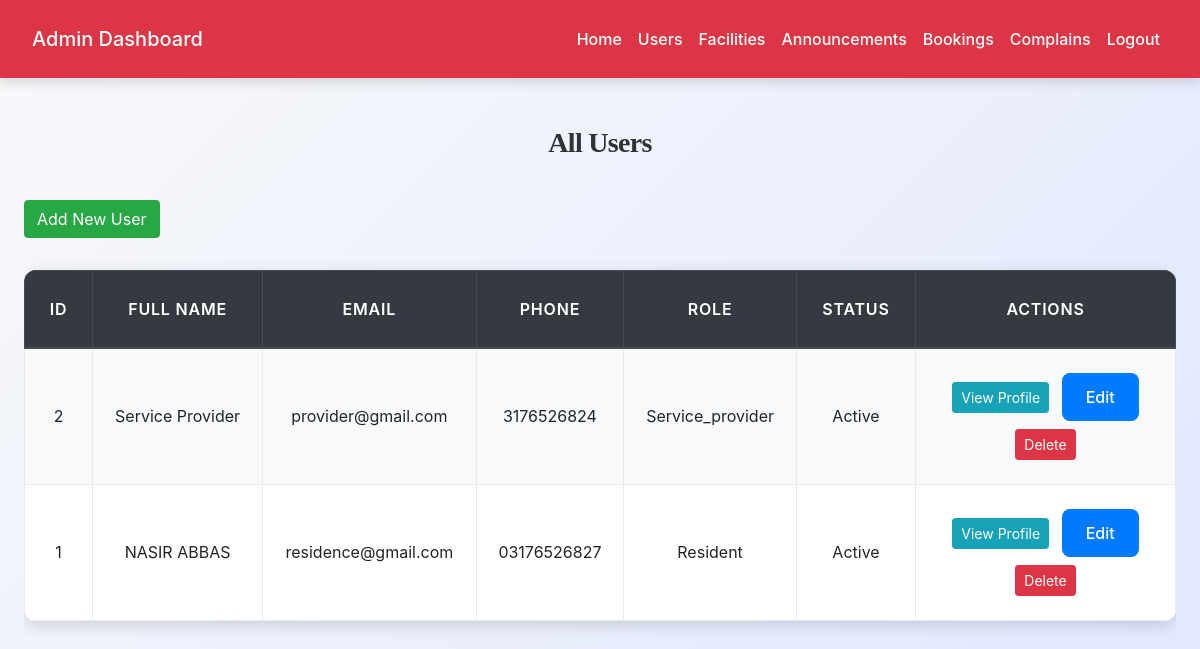
Page /admin/view_users.php (signed in) on the committed database.
### tables this page shows
CREATE TABLE `users` (
  `id` int(11) NOT NULL,
  `full_name` varchar(100) NOT NULL,
  `email` varchar(100) NOT NULL,
  `phone` varchar(20) DEFAULT NULL,
  `password` varchar(255) NOT NULL,
  `role` enum('admin','resident','service_provider') NOT NULL,
  `address` text DEFAULT NULL,
  `profile_picture` varchar(255) DEFAULT NULL,
  `status` enum('active','inactive','pending') DEFAULT 'pending',
  `house_no` varchar(20) DEFAULT NULL,
  `block` varchar(20) DEFAULT NULL,
  `service_type` varchar(50) DEFAULT NULL,
  `experience_years` int(11) DEFAULT NULL,
  `created_at` timestamp NOT NULL DEFAULT current_timestamp(),
  `updated_at` timestamp NOT NULL DEFAULT current_timestamp() ON UPDATE current_timestamp()
);

### admin/view_users.php (the view, shortened to what this page needs)
<?php
include('config.php');
$result = mysqli_query($conn, "SELECT id, full_name, email, phone, role, status FROM users ORDER BY id DESC");
?>
<!DOCTYPE html>
<html>
<head>
    <link rel="stylesheet"
          href="https://maxcdn.bootstrapcdn.com/bootstrap/4.5.2/css/bootstrap.min.css">
    <link rel="stylesheet" href="../css/style.css">
</head>
<body>
<?php include('admin_navbar.php'); ?>
<div class="container mt-5">
        <h3>All Users</h3>
        <a href="add_users.php" class="btn btn-success">Add New User</a>
    <div class="table-responsive">
        <table class="table table-bordered table-striped">
            <thead class="thead-dark">
            <tr>
                <th>ID</th>
                <th>Full Name</th>
                <th>Email</th>
                <th>Phone</th>
                <th>Role</th>
                <th>Status</th>
                <th width="260">Actions</th>
            </tr>
            </thead>
            <tbody>
            <?php while ($row = mysqli_fetch_assoc($result)): ?>
                <tr>
                    <td><?= $row['id'] ?></td>
                    <td><?= htmlspecialchars($row['full_name']) ?></td>
                    <td><?= htmlspecialchars($row['email']) ?></td>
                    <td><?= htmlspecialchars($row['phone']) ?></td>
                    <td><?= ucfirst($row['role']) ?></td>
                    <td><?= ucfirst($row['status']) ?></td>
                    <td>
                        <a href="view_profile.php?id=<?= $row['id'] ?>" class="btn btn-info btn-sm m-1">
                            View Profile
                        </a>
                        <a href="edit_user.php?id=<?= $row['id'] ?>" class="btn btn-primary btn-sm m-1">
                            Edit
                        </a>
                        <a href="?delete=<?= $row['id'] ?>"
                           onclick="return confirm('Are you sure you want to delete this user?');"
                           class="btn btn-danger btn-sm m-1">
                            Delete
                        </a>
                    </td>
                </tr>
            <?php endwhile; ?>
            </tbody>
        </table>
    </div>
</div>
</body>
</html>

### css/style.css (style rules this page uses)
:root { --primary: #007bff; --secondary: #6c757d; --success: #28a745; --info: #17a2b8; --warning: #ffc107; --danger: #dc3545; --light: #f8f9fa; --dark: #2d3436; --accent: #ff6f61; --highlight: #6f42c1; --shadow: rgba(0, 0, 0, 0.15); --transition: all 0.3s ease-in-out; }
body { font-family: 'Inter', 'Segoe UI', Tahoma, Geneva, Verdana, sans-serif; background: linear-gradient(135deg, var(--light) 0%, #e0e7ff 100%); color: var(--dark); line-height: 1.8; margin: 0; padding: 0; min-height: 100vh; font-size: 16px; }
h1, h2, h3, h4 { text-align: center; margin: 2.5rem 0; font-family: 'Georgia', 'Times New Roman', serif; color: var(--dark); font-weight: 700; letter-spacing: -0.025em; }
h3 { font-size: 1.75rem; }
.container { max-width: 1200px; margin: 0 auto 3rem; padding: 0 1.5rem; }
.table { width: 100%; border-collapse: collapse; margin: 2rem 0; font-size: 1rem; background-color: #ffffff; border-radius: 12px; overflow: hidden; box-shadow: 0 4px 16px var(--shadow); transition: var(--transition); }
.table th, .table td { padding: 1.25rem; border: 1px solid #e9ecef; text-align: center; vertical-align: middle; }
.table thead th { background-color: rgb(0, 0, 0); color: white; font-weight: 600; text-transform: uppercase; letter-spacing: 0.05em; padding: 1.5rem; }
.table tbody tr { transition: var(--transition); }
.table tbody tr:nth-child(odd) { background-color: var(--light); }
.btn-primary { background-color: var(--primary); color: #fff; border: none; border-radius: 8px; padding: 0.75rem 1.5rem; font-size: 1rem; font-weight: 500; cursor: pointer; transition: var(--transition); display: inline-flex; align-items: center; justify-content: center; }
a { color: var(--primary); text-decoration: none; font-weight: 500; transition: var(--transition); }

### rows in the picture
users: id "2", full_name "Service Provider", email "provider@gmail.com", phone "3176526824", role "Service_provider", status "Active"
users: id "1", full_name "NASIR ABBAS", email "residence@gmail.com", phone "03176526827", role "Resident", status "Active"
